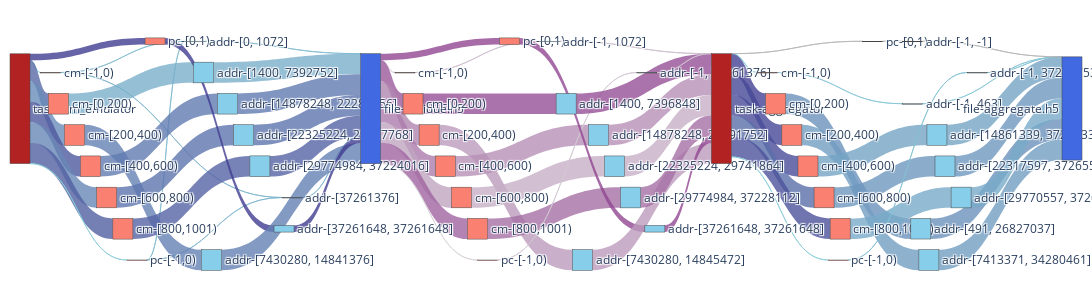

Notebook source saved alongside this figure:
### Code cell
f2_nodes, f2_nodes_dict = get_nodes_for_sankey(F2,rm_tags=['sim','agg_r','agg_w'])

# print(node_ref2)

f2_links = get_links_for_sankey(F2, f2_nodes_dict)
fig = go.Figure(go.Sankey(
            node = f2_nodes,
            link = f2_links, orientation='h'))

fig.update_layout(
    autosize=False,
    width=2000,
    height=300,
    margin=dict(
        l=10,
        r=10,
        b=40,
        t=10,
        pad=4
    ),
)
fig.show()
fig.write_html(f"{image_path}/sankey-grouped-sim_w_agg_r_w-vol-vfd.html")

### Figure 1 — Plotly figure (JSON) as saved in the notebook; plotly's stock layout.template omitted (floating-point values rounded to 4 significant figures)
{"data": [{"link": {"color": ["rgba(137.1153846153846, 204.23076923076923, 217.1153846153846, 0.8)", "rgba(88.07692307692308, 106.15384615384616, 168.0769230769231, 0.8)", "rgba(105.38461538461539, 140.76923076923077, 185.3846153846154, 0.8)", "rgba(79.42307692307692, 88.84615384615384, 159.4230769230769, 0.8)", "rgba(102.5, 135.0, 182.5, 0.8)", "rgba(82.3076923076923, 94.61538461538461, 162.30769230769232, 0.8)", "rgba(137.1153846153846, 204.23076923076923, 217.1153846153846, 0.8)", "rgba(65.0, 60.0, 145.0, 0.8)", "rgba(128.46153846153845, 186.92307692307693, 208.46153846153845, 0.8)", "rgba(125.57692307692308, 181.15384615384616, 205.57692307692307, 0.8)", "rgba(128.46153846153845, 186.92307692307693, 208.46153846153845, 0.8)", "rgba(125.57692307692308, 181.15384615384616, 205.57692307692307, 0.8)", "rgba(122.6923076923077, 175.3846153846154, 202.69230769230768, 0.8)", "rgba(99.61538461538461, 129.23076923076923, 179.6153846153846, 0.8)", "rgba(96.73076923076923, 123.46153846153847, 176.73076923076923, 0.8)", "rgba(93.84615384615384, 117.6923076923077, 173.84615384615384, 0.8)", "rgba(85.1923076923077, 100.38461538461539, 165.19230769230768, 0.8)", "rgba(65.0, 60.0, 145.0, 0.8)", "rgba(128.46153846153845, 186.92307692307693, 208.46153846153845, 0.8)", "rgba(125.57692307692308, 181.15384615384616, 205.57692307692307, 0.8)", "rgba(122.6923076923077, 175.3846153846154, 202.69230769230768, 0.8)", "rgba(99.61538461538461, 129.23076923076923, 179.6153846153846, 0.8)", "rgba(96.73076923076923, 123.46153846153847, 176.73076923076923, 0.8)", "rgba(93.84615384615384, 117.6923076923077, 173.84615384615384, 0.8)", "rgba(85.1923076923077, 100.38461538461539, 165.19230769230768, 0.8)", "rgba(65.0, 60.0, 145.0, 0.8)", "rgba(214.64285714285714, 209.28571428571428, 214.64285714285714, 0.8)", "rgba(155.71428571428572, 91.42857142857144, 155.71428571428572, 0.8)", "rgba(177.14285714285714, 134.28571428571428, 177.14285714285714, 0.8)", "rgba(171.78571428571428, 123.57142857142857, 171.78571428571428, 0.8)", "rgba(193.21428571428572, 166.42857142857144, 193.21428571428572, 0.8)", "rgba(161.07142857142856, 102.14285714285714, 161.07142857142856, 0.8)", "rgba(214.64285714285714, 209.28571428571428, 214.64285714285714, 0.8)", "rgba(145.0, 70.0, 145.0, 0.8)", "rgba(203.92857142857144, 187.85714285714286, 203.92857142857144, 0.8)", "rgba(150.35714285714286, 80.71428571428572, 150.35714285714286, 0.8)", "rgba(187.85714285714286, 155.71428571428572, 187.85714285714286, 0.8)", "rgba(182.5, 145.0, 182.5, 0.8)", "rgba(198.57142857142858, 177.14285714285714, 198.57142857142858, 0.8)", "rgba(166.42857142857144, 112.85714285714286, 166.42857142857144, 0.8)", "rgba(209.28571428571428, 198.57142857142858, 209.28571428571428, 0.8)", "rgba(145.0, 70.0, 145.0, 0.8)", "rgba(203.92857142857144, 187.85714285714286, 203.92857142857144, 0.8)", "rgba(150.35714285714286, 80.71428571428572, 150.35714285714286, 0.8)", "rgba(187.85714285714286, 155.71428571428572, 187.85714285714286, 0.8)", "rgba(182.5, 145.0, 182.5, 0.8)", "rgba(198.57142857142858, 177.14285714285714, 198.57142857142858, 0.8)", "rgba(166.42857142857144, 112.85714285714286, 166.42857142857144, 0.8)", "rgba(209.28571428571428, 198.57142857142858, 209.28571428571428, 0.8)", "rgba(145.0, 70.0, 145.0, 0.8)", "rgba(137.1153846153846, 204.23076923076923, 217.1153846153846, 0.8)", "rgba(67.88461538461539, 65.76923076923077, 147.8846153846154, 0.8)", "rgba(70.76923076923076, 71.53846153846152, 150.76923076923077, 0.8)", "rgba(73.65384615384616, 77.30769230769232, 153.65384615384616, 0.8)", "rgba(90.96153846153845, 111.92307692307692, 170.96153846153845, 0.8)", "rgba(76.53846153846155, 83.07692307692308, 156.53846153846155, 0.8)", "rgba(137.1153846153846, 204.23076923076923, 217.1153846153846, 0.8)", "rgba(180, 180, 180, 0.8)", "rgba(134.23076923076923, 198.46153846153845, 214.23076923076923, 0.8)", "rgba(180, 180, 180, 0.8)", "rgba(108.26923076923077, 146.53846153846155, 188.26923076923077, 0.8)", "rgba(114.03846153846155, 158.0769230769231, 194.03846153846155, 0.8)", "rgba(116.92307692307692, 163.84615384615384, 196.92307692307693, 0.8)", "rgba(111.15384615384616, 152.30769230769232, 191.15384615384616, 0.8)", "rgba(119.8076923076923, 169.6153846153846, 199.80769230769232, 0.8)", "rgba(131.34615384615384, 192.69230769230768, 211.34615384615384, 0.8)", "rgba(134.23076923076923, 198.46153846153845, 214.23076923076923, 0.8)", "rgba(108.26923076923077, 146.53846153846155, 188.26923076923077, 0.8)", "rgba(114.03846153846155, 158.0769230769231, 194.03846153846155, 0.8)", "rgba(116.92307692307692, 163.84615384615384, 196.92307692307693, 0.8)", "rgba(111.15384615384616, 152.30769230769232, 191.15384615384616, 0.8)", "rgba(119.8076923076923, 169.6153846153846, 199.80769230769232, 0.8)", "rgba(131.34615384615384, 192.69230769230768, 211.34615384615384, 0.8)", "rgba(180, 180, 180, 0.8)"], "label": ["Access Volume : 0 <br />Average Count : 4 <br />Average Access Size : 0 <br />Operation : write<br />Bandwidth : 0", "Access Volume : 7.42 MB <br />Average Count : 200 <br />Average Access Size : 37.11 KB <br />Operation : write<br />Bandwidth : 2.41 MB/s", "Access Volume : 7.44 MB <br />Average Count : 200 <br />Average Access Size : 37.21 KB <br />Operation : write<br />Bandwidth : 1.87 MB/s", "Access Volume : 7.44 MB <br />Average Count : 200 <br />Average Access Size : 37.2 KB <br />Operation : write<br />Bandwidth : 2.51 MB/s", "Access Volume : 7.44 MB <br />Average Count : 200 <br />Average Access Size : 37.21 KB <br />Operation : write<br />Bandwidth : 1.89 MB/s", "Access Volume : 7.48 MB <br />Average Count : 201 <br />Average Access Size : 37.21 KB <br />Operation : write<br />Bandwidth : 2.48 MB/s", "Access Volume : 0 <br />Average Count : 4 <br />Average Access Size : 0 <br />Operation : write<br />Bandwidth : 0", "Access Volume : 2.4 MB <br />Average Count : 1 <br />Average Access Size : 2.4 MB <br />Operation : write<br />Bandwidth : 1.56 GB/s", "Access Volume : 5.19 KB <br />Average Count : 24 <br />Average Access Size : 216.33 B <br />Operation : write<br />Bandwidth : 292.05 B/s", "Access Volume : 272 B <br />Average Count : 1 <br />Average Access Size : 272 B <br />Operation : write<br />Bandwidth : 176.85 KB/s", "Access Volume : 5.19 KB <br />Average Count : 24 <br />Average Access Size : 216.33 B <br />Operation : write<br />Bandwidth : 292.05 B/s", "Access Volume : 272 B <br />Average Count : 1 <br />Average Access Size : 272 B <br />Operation : write<br />Bandwidth : 176.85 KB/s", "Access Volume : 7.46 MB <br />Average Count : 202 <br />Average Access Size : 36.94 KB <br />Operation : write<br />Bandwidth : 440.16 KB/s", "Access Volume : 7.45 MB <br />Average Count : 200 <br />Average Access Size : 37.24 KB <br />Operation : write<br />Bandwidth : 2.11 MB/s", "Access Volume : 7.45 MB <br />Average Count : 200 <br />Average Access Size : 37.23 KB <br />Operation : write<br />Bandwidth : 2.12 MB/s", "Access Volume : 7.45 MB <br />Average Count : 200 <br />Average Access Size : 37.25 KB <br />Operation : write<br />Bandwidth : 2.13 MB/s", "Access Volume : 7.49 MB <br />Average Count : 201 <br />Average Access Size : 37.25 KB <br />Operation : write<br />Bandwidth : 2.42 MB/s", "Access Volume : 2.4 MB <br />Average Count : 1 <br />Average Access Size : 2.4 MB <br />Operation : write<br />Bandwidth : 1.56 GB/s", "Access Volume : 5.19 KB <br />Average Count : 24 <br />Average Access Size : 216.33 B <br />Operation : write<br />Bandwidth : 292.05 B/s", "Access Volume : 272 B <br />Average Count : 1 <br />Average Access Size : 272 B <br />Operation : write<br />Bandwidth : 176.85 KB/s", "Access Volume : 7.46 MB <br />Average Count : 202 <br />Average Access Size : 36.94 KB <br />Operation : write<br />Bandwidth : 440.16 KB/s", "Access Volume : 7.45 MB <br />Average Count : 200 <br />Average Access Size : 37.24 KB <br />Operation : write<br />Bandwidth : 2.11 MB/s", "Access Volume : 7.45 MB <br />Average Count : 200 <br />Average Access Size : 37.23 KB <br />Operation : write<br />Bandwidth : 2.12 MB/s", "Access Volume : 7.45 MB <br />Average Count : 200 <br />Average Access Size : 37.25 KB <br />Operation : write<br />Bandwidth : 2.13 MB/s", "Access Volume : 7.49 MB <br />Average Count : 201 <br />Average Access Size : 37.25 KB <br />Operation : write<br />Bandwidth : 2.42 MB/s", "Access Volume : 2.4 MB <br />Average Count : 1 <br />Average Access Size : 2.4 MB <br />Operation : write<br />Bandwidth : 1.56 GB/s", "Access Volume : 0 <br />Average Count : 3 <br />Average Access Size : 0 <br />Operation : read<br />Bandwidth : 0", "Access Volume : 7.42 MB <br />Average Count : 200 <br />Average Access Size : 37.11 KB <br />Operation : read<br />Bandwidth : 11.12 MB/s", "Access Volume : 7.44 MB <br />Average Count : 200 <br />Average Access Size : 37.21 KB <br />Operation : read<br />Bandwidth : 10.68 MB/s", "Access Volume : 7.44 MB <br />Average Count : 200 <br />Average Access Size : 37.2 KB <br />Operation : read<br />Bandwidth : 10.69 MB/s", "Access Volume : 7.44 MB <br />Average Count : 200 <br />Average Access Size : 37.21 KB <br />Operation : read<br />Bandwidth : 10.43 MB/s", "Access Volume : 7.48 MB <br />Average Count : 201 <br />Average Access Size : 37.21 KB <br />Operation : read<br />Bandwidth : 10.78 MB/s", "Access Volume : 0 <br />Average Count : 3 <br />Average Access Size : 0 <br />Operation : read<br />Bandwidth : 0", "Access Volume : 2.4 MB <br />Average Count : 1 <br />Average Access Size : 2.4 MB <br />Operation : read<br />Bandwidth : 1.56 GB/s", "Access Volume : 2.51 KB <br />Average Count : 9 <br />Average Access Size : 279.11 B <br />Operation : read<br />Bandwidth : 53.57 KB/s", "Access Volume : 7.43 MB <br />Average Count : 399 <br />Average Access Size : 18.62 KB <br />Operation : read<br />Bandwidth : 11.19 MB/s", "Access Volume : 7.45 MB <br />Average Count : 400 <br />Average Access Size : 18.62 KB <br />Operation : read<br />Bandwidth : 10.67 MB/s", "Access Volume : 7.45 MB <br />Average Count : 400 <br />Average Access Size : 18.62 KB <br />Operation : read<br />Bandwidth : 10.68 MB/s", "Access Volume : 7.45 MB <br />Average Count : 400 <br />Average Access Size : 18.62 KB <br />Operation : read<br />Bandwidth : 10.41 MB/s", "Access Volume : 7.49 MB <br />Average Count : 402 <br />Average Access Size : 18.62 KB <br />Operation : read<br />Bandwidth : 10.76 MB/s", "Access Volume : 2.41 KB <br />Average Count : 6 <br />Average Access Size : 401.33 B <br />Operation : read<br />Bandwidth : 50.44 KB/s", "Access Volume : 2.4 MB <br />Average Count : 1 <br />Average Access Size : 2.4 MB <br />Operation : read<br />Bandwidth : 1.56 GB/s", "Access Volume : 2.51 KB <br />Average Count : 9 <br />Average Access Size : 279.11 B <br />Operation : read<br />Bandwidth : 53.57 KB/s", "Access Volume : 7.43 MB <br />Average Count : 399 <br />Average Access Size : 18.62 KB <br />Operation : read<br />Bandwidth : 11.19 MB/s", "Access Volume : 7.45 MB <br />Average Count : 400 <br />Average Access Size : 18.62 KB <br />Operation : read<br />Bandwidth : 10.67 MB/s", "Access Volume : 7.45 MB <br />Average Count : 400 <br />Average Access Size : 18.62 KB <br />Operation : read<br />Bandwidth : 10.68 MB/s", "Access Volume : 7.45 MB <br />Average Count : 400 <br />Average Access Size : 18.62 KB <br />Operation : read<br />Bandwidth : 10.41 MB/s", "Access Volume : 7.49 MB <br />Average Count : 402 <br />Average Access Size : 18.62 KB <br />Operation : read<br />Bandwidth : 10.76 MB/s", "Access Volume : 2.41 KB <br />Average Count : 6 <br />Average Access Size : 401.33 B <br />Operation : read<br />Bandwidth : 50.44 KB/s", "Access Volume : 2.4 MB <br />Average Count : 1 <br />Average Access Size : 2.4 MB <br />Operation : read<br />Bandwidth : 1.56 GB/s", "Access Volume : 0 <br />Average Count : 3 <br />Average Access Size : 0 <br />Operation : write<br />Bandwidth : 0", "Access Volume : 7.42 MB <br />Average Count : 200 <br />Average Access Size : 37.11 KB <br />Operation : write<br />Bandwidth : 5.64 MB/s", "Access Volume : 7.44 MB <br />Average Count : 200 <br />Average Access Size : 37.21 KB <br />Operation : write<br />Bandwidth : 4.46 MB/s", "Access Volume : 7.44 MB <br />Average Count : 200 <br />Average Access Size : 37.2 KB <br />Operation : write<br />Bandwidth : 4.06 MB/s", "Access Volume : 7.44 MB <br />Average Count : 200 <br />Average Access Size : 37.21 KB <br />Operation : write<br />Bandwidth : 2.37 MB/s", "Access Volume : 7.48 MB <br />Average Count : 201 <br />Average Access Size : 37.21 KB <br />Operation : write<br />Bandwidth : 2.68 MB/s", "Access Volume : 0 <br />Average Count : 3 <br />Average Access Size : 0 <br />Operation : write<br />Bandwidth : 0", "Access Volume : 0 <br />Average Count : 1 <br />Average Access Size : 0 <br />Operation : open<br />Bandwidth : 0", "Access Volume : 590 B <br />Average Count : 5 <br />Average Access Size : 118 B <br />Operation : write<br />Bandwidth : 26.44 B/s", "Access Volume : 0 <br />Average Count : 1 <br />Average Access Size : 0 <br />Operation : open<br />Bandwidth : 0", "Access Volume : 7.42 MB <br />Average Count : 398 <br />Average Access Size : 18.63 KB <br />Operation : write<br />Bandwidth : 1.14 MB/s", "Access Volume : 7.45 MB <br />Average Count : 400 <br />Average Access Size : 18.63 KB <br />Operation : write<br />Bandwidth : 912.66 KB/s", "Access Volume : 7.45 MB <br />Average Count : 400 <br />Average Access Size : 18.63 KB <br />Operation : write<br />Bandwidth : 856.42 KB/s", "Access Volume : 7.45 MB <br />Average Count : 400 <br />Average Access Size : 18.63 KB <br />Operation : write<br />Bandwidth : 928.42 KB/s", "Access Volume : 7.49 MB <br />Average Count : 354 <br />Average Access Size : 21.15 KB <br />Operation : write<br />Bandwidth : 529.94 KB/s", "Access Volume : 904 B <br />Average Count : 6 <br />Average Access Size : 150.67 B <br />Operation : write<br />Bandwidth : 76.55 B/s", "Access Volume : 590 B <br />Average Count : 5 <br />Average Access Size : 118 B <br />Operation : write<br />Bandwidth : 26.44 B/s", "Access Volume : 7.42 MB <br />Average Count : 398 <br />Average Access Size : 18.63 KB <br />Operation : write<br />Bandwidth : 1.14 MB/s", "Access Volume : 7.45 MB <br />Average Count : 400 <br />Average Access Size : 18.63 KB <br />Operation : write<br />Bandwidth : 912.66 KB/s", "Access Volume : 7.45 MB <br />Average Count : 400 <br />Average Access Size : 18.63 KB <br />Operation : write<br />Bandwidth : 856.42 KB/s", "Access Volume : 7.45 MB <br />Average Count : 400 <br />Average Access Size : 18.63 KB <br />Operation : write<br />Bandwidth : 928.42 KB/s", "Access Volume : 7.49 MB <br />Average Count : 354 <br />Average Access Size : 21.15 KB <br />Operation : write<br />Bandwidth : 529.94 KB/s", "Access Volume : 904 B <br />Average Count : 6 <br />Average Access Size : 150.67 B <br />Operation : write<br />Bandwidth : 76.55 B/s", "Access Volume : 0 <br />Average Count : 1 <br />Average Access Size : 0 <br />Operation : open<br />Bandwidth : 0"], "source": [0, 0, 0, 0, 0, 0, 0, 0, 1, 1, 2, 2, 3, 4, 5, 6, 7, 8, 9, 10, 11, 12, 13, 14, 15, 16, 17, 17, 17, 17, 17, 17, 17, 17, 18, 19, 20, 21, 22, 23, 24, 25, 26, 27, 28, 29, 30, 31, 32, 33, 34, 34, 34, 34, 34, 34, 34, 34, 35, 36, 37, 38, 39, 40, 41, 42, 43, 44, 45, 46, 47, 48, 49, 50], "target": [1, 3, 4, 5, 6, 7, 2, 8, 9, 10, 9, 10, 11, 12, 13, 14, 15, 16, 17, 17, 17, 17, 17, 17, 17, 17, 18, 19, 20, 21, 22, 23, 24, 25, 26, 27, 28, 29, 30, 31, 32, 33, 34, 34, 34, 34, 34, 34, 34, 34, 35, 37, 38, 39, 40, 41, 42, 36, 43, 50, 44, 45, 46, 47, 48, 49, 51, 51, 51, 51, 51, 51, 51, 51], "value": [1, 7422108, 7441148, 7440164, 7442936, 7479508, 1, 2400000, 5192, 272, 5192, 272, 7460880, 7447968, 7446976, 7449760, 7486392, 2400000, 5192, 272, 7460880, 7447968, 7446976, 7449760, 7486392, 2400000, 1, 7422108, 7441148, 7440164, 7442936, 7479508, 1, 2400000, 2512, 7428880, 7447968, 7446976, 7449760, 7486392, 2408, 2400000, 2512, 7428880, 7447968, 7446976, 7449760, 7486392, 2408, 2400000, 1, 7422108, 7441148, 7440164, 7442936, 7479508, 1, 1, 590, 1, 7416064, 7451168, 7450176, 7452960, 7488840, 904, 590, 7416064, 7451168, 7450176, 7452960, 7488840, 904, 1]}, "node": {"color": ["FireBrick", "Salmon", "Salmon", "Salmon", "Salmon", "Salmon", "Salmon", "Salmon", "Salmon", "SkyBlue", "SkyBlue", "SkyBlue", "SkyBlue", "SkyBlue", "SkyBlue", "SkyBlue", "SkyBlue", "RoyalBlue", "Salmon", "Salmon", "Salmon", "Salmon", "Salmon", "Salmon", "Salmon", "Salmon", "SkyBlue", "SkyBlue", "SkyBlue", "SkyBlue", "SkyBlue", "SkyBlue", "SkyBlue", "SkyBlue", "FireBrick", "Salmon", "Salmon", "Salmon", "Salmon", "Salmon", "Salmon", "Salmon", "Salmon", "SkyBlue", "SkyBlue", "SkyBlue", "SkyBlue", "SkyBlue", "SkyBlue", "SkyBlue", "SkyBlue", "RoyalBlue"], "label": ["task-sim_emulator", "cm-[-1,0)", "pc-[-1,0)", "cm-[0,200)", "cm-[200,400)", "cm-[400,600)", "cm-[600,800)", "cm-[800,1001)", "pc-[0,1)", "addr-[0, 1072]", "addr-[37261376]", "addr-[1400, 7392752]", "addr-[7430280, 14841376]", "addr-[14878248, 22287656]", "addr-[22325224, 29737768]", "addr-[29774984, 37224016]", "addr-[37261648, 37261648]", "file-residue.h5", "cm-[-1,0)", "cm-[0,200)", "cm-[200,400)", "cm-[400,600)", "cm-[600,800)", "cm-[800,1001)", "pc-[-1,0)", "pc-[0,1)", "addr-[-1, 1072]", "addr-[1400, 7396848]", "addr-[7430280, 14845472]", "addr-[14878248, 22291752]", "addr-[22325224, 29741864]", "addr-[29774984, 37228112]", "addr-[-1, 37261376]", "addr-[37261648, 37261648]", "task-aggregator", "cm-[-1,0)", "pc-[0,1)", "cm-[0,200)", "cm-[200,400)", "cm-[400,600)", "cm-[600,800)", "cm-[800,1001)", "pc-[-1,0)", "addr-[-1, 463]", "addr-[491, 26827037]", "addr-[7413371, 34280461]", "addr-[14861339, 37262337]", "addr-[22317597, 37265537]", "addr-[29770557, 37267985]", "addr-[-1, 37268753]", "addr-[-1, -1]", "file-aggregate.h5"], "x": [0, 0.03759, 0.1278, 0.04511, 0.06015, 0.07519, 0.09023, 0.1053, 0.1353, 0.1729, 0.2632, 0.1805, 0.188, 0.203, 0.218, 0.2331, 0.2556, 0.3308, 0.3684, 0.3759, 0.391, 0.406, 0.4211, 0.4361, 0.4586, 0.4662, 0.5038, 0.5188, 0.5338, 0.5489, 0.5639, 0.5789, 0.594, 0.6015, 0.6692, 0.7068, 0.8045, 0.7143, 0.7293, 0.7444, 0.7594, 0.7744, 0.7895, 0.8421, 0.8496, 0.8571, 0.8647, 0.8722, 0.8872, 0.9023, 0.8421, 1], "y": [0, 0.25, 0, 0.375, 0.5, 0.625, 0.75, 0.875, 0.125, 0.125, 0.75, 0.25, 1, 0.375, 0.5, 0.625, 0.875, 0, 0.25, 0.375, 0.5, 0.625, 0.75, 0.875, 0, 0.125, 0.125, 0.375, 1, 0.5, 0.625, 0.75, 0.25, 0.875, 0, 0.25, 0.125, 0.375, 0.5, 0.625, 0.75, 0.875, 0, 0.375, 0.875, 1, 0.5, 0.625, 0.75, 0.25, 0.125, 0]}, "orientation": "h", "type": "sankey"}], "layout": {"autosize": false, "height": 300, "margin": {"b": 40, "l": 10, "pad": 4, "r": 10, "t": 10}, "width": 2000}}
